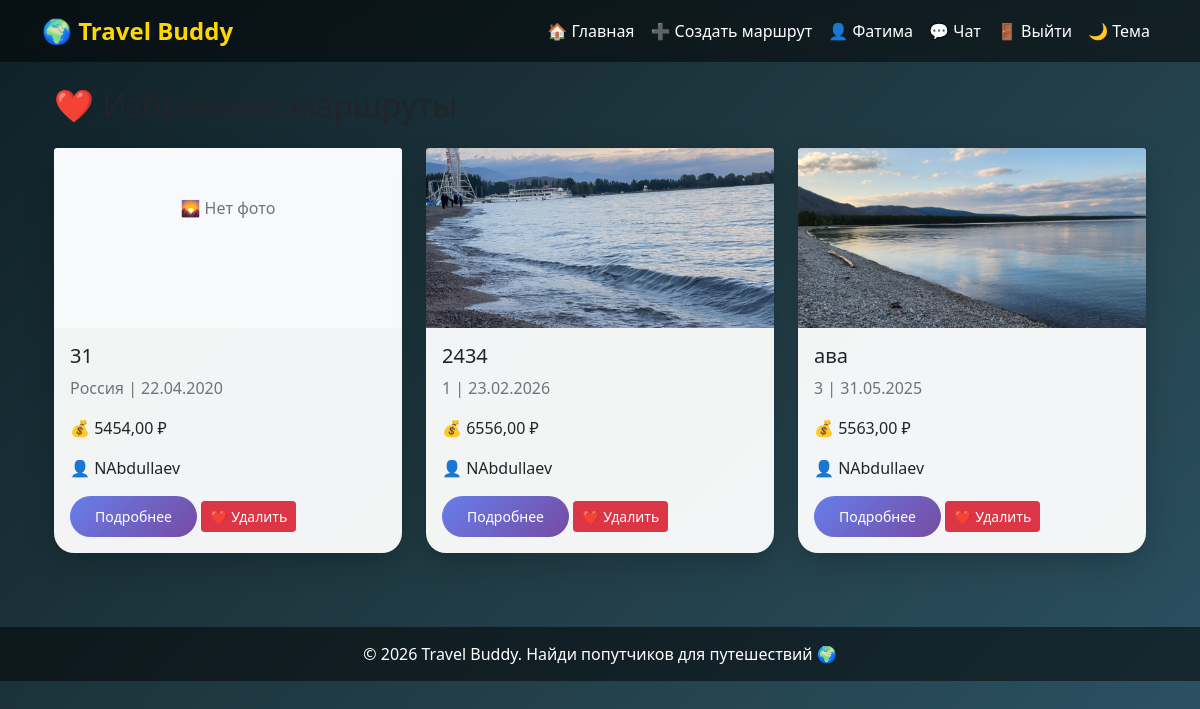
Page /favorites/ (signed in) on the committed database.
### users/models.py (models this page shows, shortened)
class User(AbstractUser):
    avatar = models.ImageField(upload_to='avatars/', blank=True, null=True)
    bio = models.TextField(blank=True)
    interests = models.TextField(blank=True)
    rating = models.DecimalField(max_digits=3, decimal_places=2, default=0.00)
    is_active = models.BooleanField(default=True)
    is_admin = models.BooleanField(default=False)
    class Meta:
        verbose_name = 'Пользователь'
        verbose_name_plural = 'Пользователи'

### routes/models.py (models this page shows, shortened)
class Favorite(models.Model):
    user = models.ForeignKey(User, on_delete=models.CASCADE, related_name='favorites', verbose_name='Пользователь')
    route = models.ForeignKey(Route, on_delete=models.CASCADE, related_name='favorited_by', verbose_name='Маршрут')
    created_at = models.DateTimeField(auto_now_add=True, verbose_name='Дата добавления')
    class Meta:
        unique_together = ('user', 'route')
        verbose_name = 'Избранное'
        verbose_name_plural = 'Избранное'

class Route(models.Model):
    STATUS_CHOICES = [
        ('ACTIVE', 'Активен'),
        ('ARCHIVED', 'Архив'),
        ('CANCELLED', 'Отменён'),
    ]
    author = models.ForeignKey(User, on_delete=models.CASCADE, related_name='routes', verbose_name='Автор')
    title = models.CharField(max_length=200, verbose_name='Название')
    description = models.TextField(blank=True, verbose_name='Описание')
    countries = models.CharField(max_length=255, verbose_name='Страны')
    cities = models.CharField(max_length=255, blank=True, verbose_name='Города')
    start_date = models.DateField(verbose_name='Дата начала')
    end_date = models.DateField(verbose_name='Дата окончания')
    budget = models.DecimalField(max_digits=10, decimal_places=2, blank=True, null=True, verbose_name='Бюджет')
    status = models.CharField(max_length=20, choices=STATUS_CHOICES, default='ACTIVE', verbose_name='Статус')
    views_count = models.PositiveIntegerField(default=0, verbose_name='Просмотры')
    image = models.ImageField(upload_to='routes/', blank=True, null=True, verbose_name='Изображение')
    places = models.JSONField(default=list, blank=True, verbose_name='Места посещения')
    latitude = models.DecimalField(max_digits=9, decimal_places=6, blank=True, null=True, verbose_name='Широта')
    longitude = models.DecimalField(max_digits=9, decimal_places=6, blank=True, null=True, verbose_name='Долгота')
    location = models.CharField(max_length=500, blank=True, verbose_name='Ссылка на карту')
    start_city = models.CharField(max_length=200, blank=True, verbose_name='Город отправления')
    end_city = models.CharField(max_length=200, blank=True, verbose_name='Город назначения')
    waypoints = models.CharField(max_length=500, blank=True, verbose_name='Промежуточные точки')
    city = models.CharField(max_length=200, blank=True, verbose_name='Город для карты')
    tags = models.ManyToManyField(Tag, blank=True, related_name='routes', verbose_name='Теги')
    created_at = models.DateTimeField(auto_now_add=True, verbose_name='Дата создания')
    updated_at = models.DateTimeField(auto_now=True, verbose_name='Дата обновления')
    class Meta:
        verbose_name = 'Маршрут'
        verbose_name_plural = 'Маршруты'

### routes/views.py (the view)
# urls.py: path('favorites/', views.my_favorites, name='my_favorites'),
@login_required
@log_action('Просмотр избранных маршрутов')
def my_favorites(request):
    favorites_list = Favorite.objects.filter(user=request.user).select_related('route').order_by('-created_at')
    paginator = Paginator(favorites_list, 6)
    page_number = request.GET.get('page')
    favorites = paginator.get_page(page_number)
    return render(request, 'routes/my_favorites.html', {'favorites': favorites})

### travel_buddy/utils.py (called while the page is built)
def log_action(message):
    def decorator(func):
        @functools.wraps(func)
        def wrapper(request, *args, **kwargs):
            if request.user.is_authenticated:
                log_msg = f"[{now()}] Пользователь: {request.user.username} | IP: {request.META.get('REMOTE_ADDR')} | {message} | URL: {request.path}"
            else:
                log_msg = f"[{now()}] Пользователь: Аноним | IP: {request.META.get('REMOTE_ADDR')} | {message} | URL: {request.path}"
            logger.info(log_msg)
            return func(request, *args, **kwargs)
        return wrapper
    return decorator

### routes/templates/routes/my_favorites.html (shortened to what this page needs)
{% extends 'base.html' %}
{% block content %}
<div class="container mt-4">
    <h2 class="mb-4">❤️ Избранные маршруты</h2>
    {% if favorites %}
        <div class="row">
            {% for favorite in favorites %}
                <div class="col-md-4 mb-4">
                    <div class="card route-card h-100">
                        {% if favorite.route.image %}
                            <img src="{{ favorite.route.image.url }}" class="card-img-top" style="height: 180px; object-fit: cover;">
                        {% else %}
                            <div class="card-img-top bg-light text-center py-5" style="height: 180px;">
                                <span class="text-muted">🌄 Нет фото</span>
                            </div>
                        {% endif %}
                        <div class="card-body">
                            <h5 class="card-title">{{ favorite.route.title }}</h5>
                            <p class="card-text text-muted">{{ favorite.route.countries }} | {{ favorite.route.start_date|date:"d.m.Y" }}</p>
                            <p class="card-text">💰 {{ favorite.route.budget|default:"Не указан" }} ₽</p>
                            <p class="card-text">👤 {{ favorite.route.author.username }}</p>
                            <div class="mt-3">
                                <a href="{% url 'route_detail' favorite.route.id %}" class="btn btn-primary btn-sm">Подробнее</a>
                                <a href="{% url 'remove_from_favorites' favorite.route.id %}" class="btn btn-danger btn-sm">❤️ Удалить</a>
                            </div>
                        </div>
                    </div>
                </div>
            {% endfor %}
        </div>
    {% else %}
        <div class="alert alert-info">
            У вас пока нет избранных маршрутов. Добавляйте маршруты в избранное, нажимая ❤️
        </div>
    {% endif %}
</div>
{% endblock %}

### templates/base.html (shortened to what this page needs)
<!DOCTYPE html>
<html lang="ru">
<head>
    <link href="https://cdn.jsdelivr.net/npm/bootstrap@5.1.3/dist/css/bootstrap.min.css" rel="stylesheet">
</head>
<body>
    <nav class="navbar navbar-expand-lg navbar-dark">
        <div class="container">
            <a class="navbar-brand" href="{% url 'home' %}">🌍 Travel Buddy</a>
            <div class="collapse navbar-collapse" id="navbarNav">
                <ul class="navbar-nav ms-auto">
                    <li class="nav-item"><a class="nav-link" href="{% url 'home' %}">🏠 Главная</a></li>
                    {% if user.is_authenticated %}
                        <li class="nav-item"><a class="nav-link" href="{% url 'route_create' %}">➕ Создать маршрут</a></li>
                        <li class="nav-item"><a class="nav-link" href="{% url 'profile' user.id %}">👤 {{ user.username }}</a></li>
                        <li class="nav-item">
                            <a class="nav-link" href="{% url 'chat_list' %}" style="position: relative;">
                                💬 Чат
                            </a>
                        </li>
                        <li class="nav-item">
                            <form action="{% url 'logout' %}" method="post" style="display: inline;">
                                <button type="submit" class="nav-link btn btn-link" style="background: none; border: none; color: white; text-decoration: none; cursor: pointer;">🚪 Выйти</button>
                            </form>
                        </li>
                    {% else %}
                        <li class="nav-item"><a class="nav-link" href="{% url 'login' %}">🔑 Войти</a></li>
                        <li class="nav-item"><a class="nav-link" href="{% url 'register' %}">📝 Регистрация</a></li>
                    {% endif %}
                    <li class="nav-item">
                        <button id="themeToggle" class="btn btn-link nav-link" style="background: none; border: none;">🌙 Тема</button>
                    </li>
                </ul>
            </div>
        </div>
    </nav>
    <div class="container mt-4">
        {% block content %}
        {% endblock %}
    </div>
    <div class="footer">
        <div class="container">
            <p class="mb-0">© 2026 Travel Buddy. Найди попутчиков для путешествий 🌍</p>
        </div>
    </div>

### templates/base.html (style rules this page uses)
* { margin: 0; padding: 0; box-sizing: border-box; }
body { font-family: 'Segoe UI', Tahoma, Geneva, Verdana, sans-serif; min-height: 100vh; background: linear-gradient(135deg, #0f2027 0%, #203a43 50%, #2c5364 100%); position: relative; transition: background 0.3s ease; }
body::before { content: ''; position: fixed; top: 0; left: 0; right: 0; bottom: 0; background-image: url('https://images.unsplash.com/photo-1469474968028-56623f02e42e?w=1920'); background-size: cover; background-position: center; background-attachment: fixed; opacity: 0.3; z-index: 0; }
.navbar, .container, .footer { position: relative; z-index: 1; }
.navbar { background: rgba(0, 0, 0, 0.5) !important; backdrop-filter: blur(8px); }
.navbar-brand { font-weight: bold; color: #ffd700 !important; font-size: 1.5rem; }
.nav-link { color: white !important; transition: 0.3s; }
.card { background: rgba(255, 255, 255, 0.95); border-radius: 20px; border: none; box-shadow: 0 10px 30px rgba(0, 0, 0, 0.2); }
.btn-primary { background: linear-gradient(135deg, #667eea, #764ba2); border: none; border-radius: 50px; padding: 10px 25px; }
.footer { background: rgba(0, 0, 0, 0.5); color: white; text-align: center; padding: 15px; margin-top: 50px; }

### rows in the picture
User: username "Фатима"
Favorite: shows "🌄 Нет фото", route "31", route.countries "Россия", route.start_date "22.04.2020", route.budget "5454,00", route.author.username "NAbdullaev"
Favorite: route.image (picture), route "2434", route.countries "1", route.start_date "23.02.2026", route.budget "6556,00", route.author.username "NAbdullaev"
Favorite: route.image (picture), route "ава", route.countries "3", route.start_date "31.05.2025", route.budget "5563,00", route.author.username "NAbdullaev"
